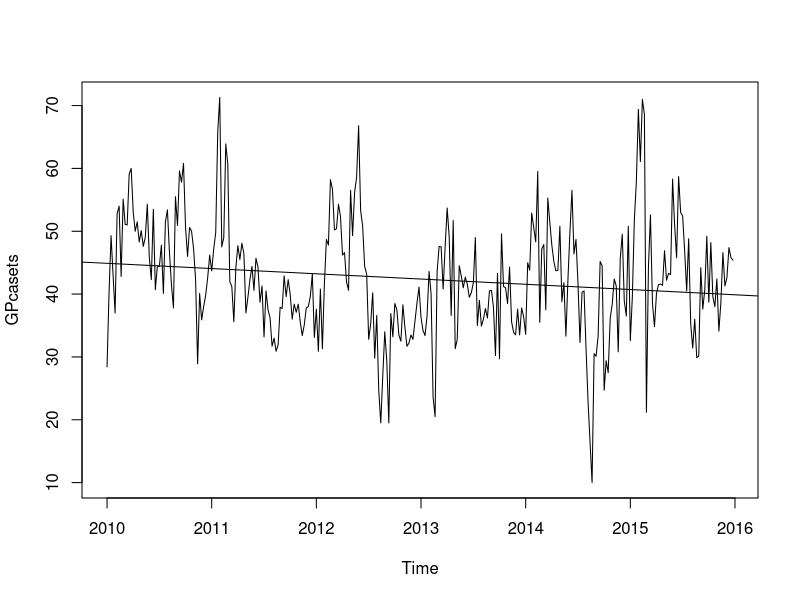
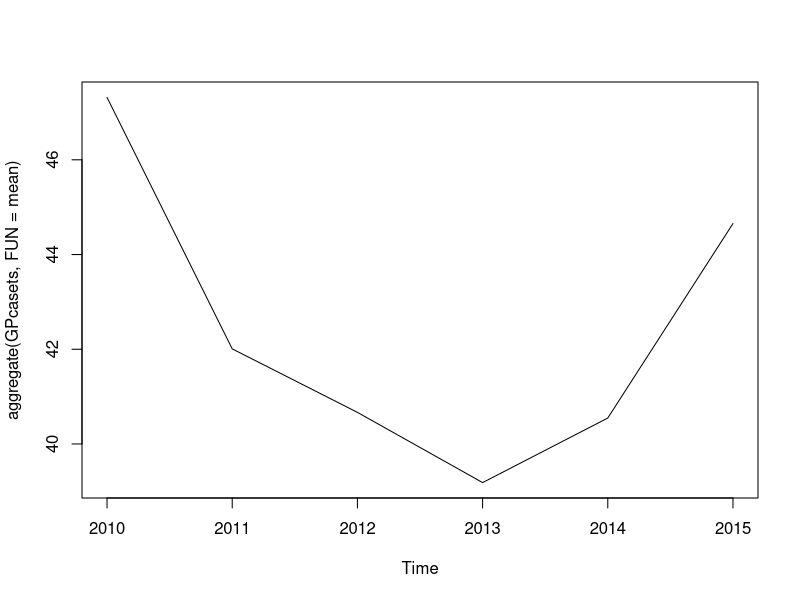
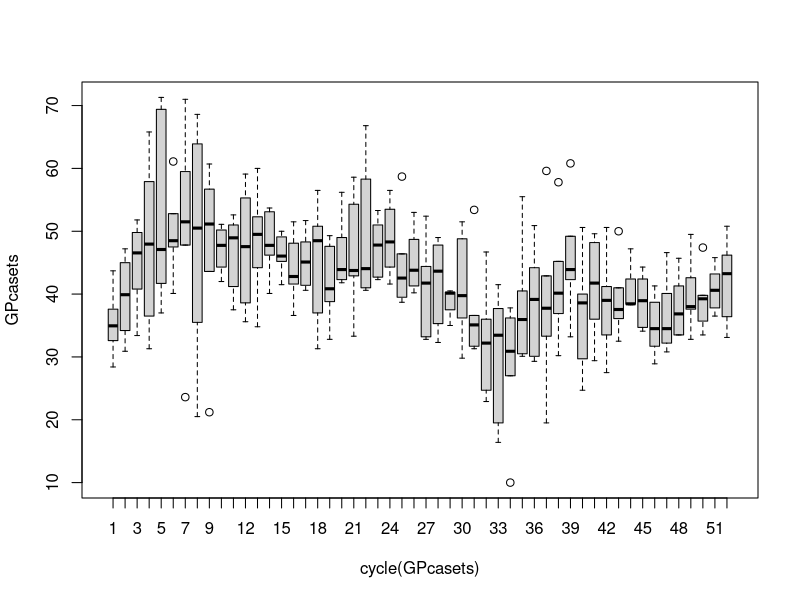
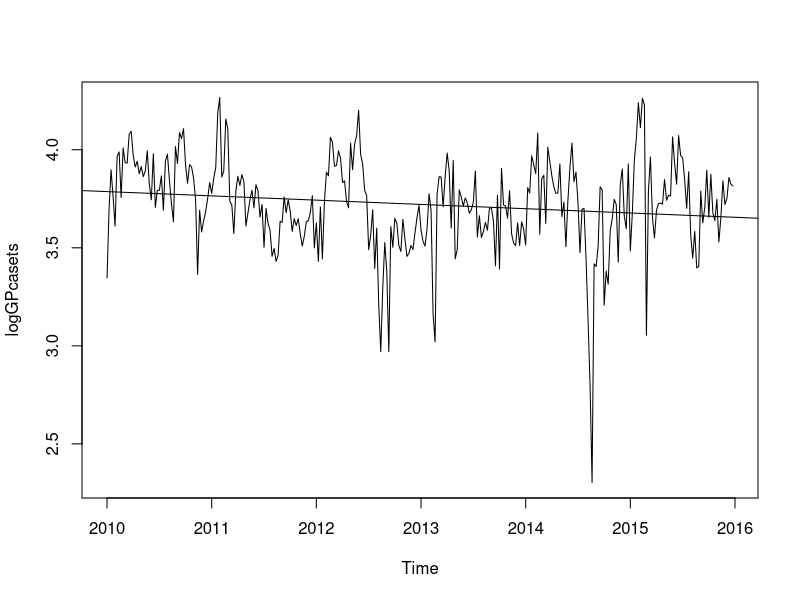
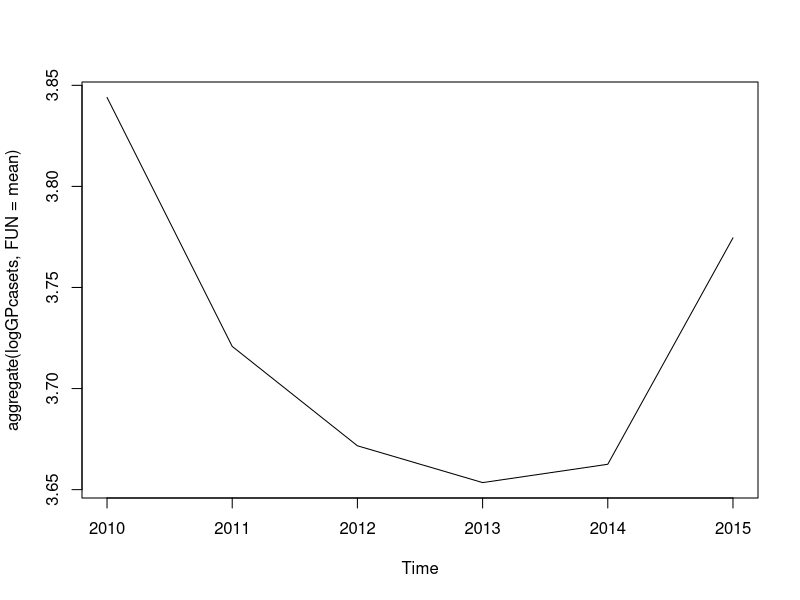
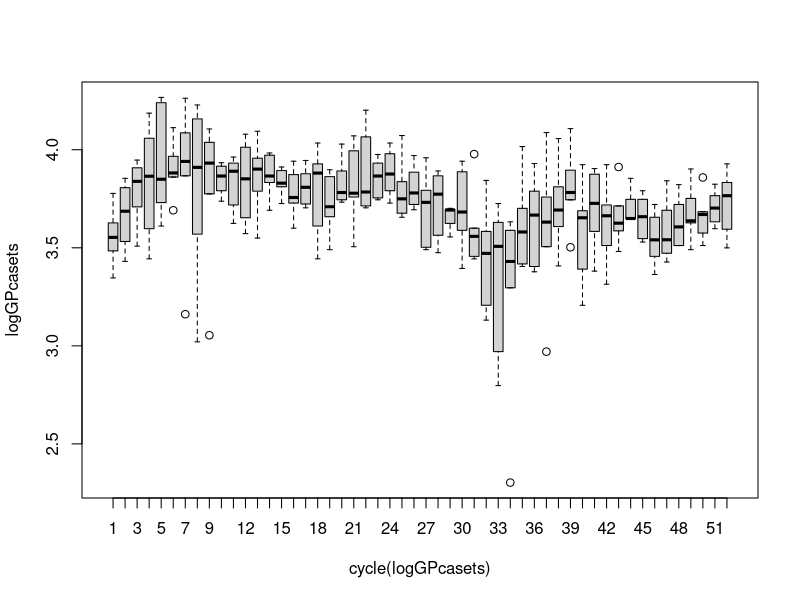
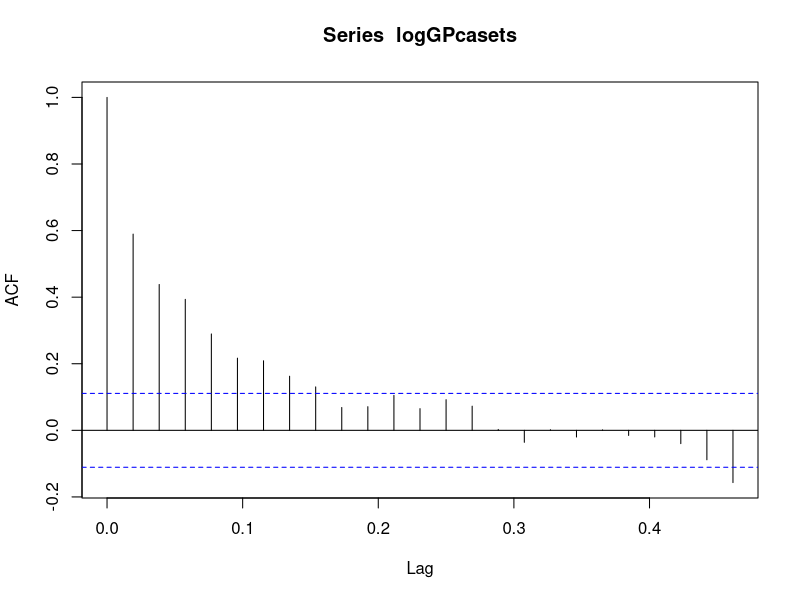
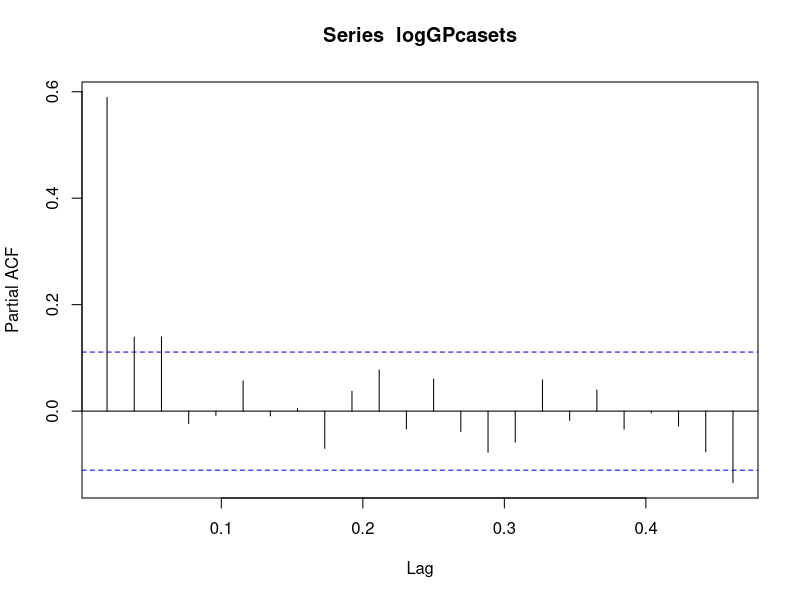

The R source for these figures, in order: (Note: this script raises an error after producing the figures.)
library(tseries)
library(forecast)

#import data
setwd("C:/Users/Koohoko/Desktop/roaming/work/本科毕业设计/Time-series-analysis")
data <- read.csv('medata.csv',row.names = 'X')
GPcase <- read.table('case.txt')[,3]
str(data)

#the daily environmental data were converted into weekly resolution by
#taking the average
week_average <- function(a){
      result <- 0
      for (i in 1:325){
            aver <- mean(a[(7*i-5):(i*7+1)])
            result <- c(result, aver)
      }
      result <- result[-1]
      return(result)
}

pressure <- week_average(data[,2])
temperature <- week_average(data[,4])
dew_point <- week_average(data[,6])
humidity <- week_average(data[,7])
sunshine <- week_average(data[,10])
data[,9][data[,9] == 'Trace'] <- 0
data[,9] <- as.numeric(as.character(data[,9]))
rainfall <- week_average(data[,9])
length(rainfall)

#making time series objects
GPcasets <- ts(GPcase[-313:-325],frequency = 52,start = 2010)
summary(GPcasets)
plot(GPcasets)
abline(reg=lm(GPcasets~time(GPcasets)))
cycle(GPcasets)
plot(aggregate(GPcasets,FUN=mean))
boxplot(GPcasets~cycle(GPcasets))
adf.test(GPcasets, alternative="stationary", k=0)

#we need to remove unequal variances. We do this using log of the series
logGPcasets <- ts(log(GPcase[-313:-325]),frequency = 52,start = 2010)
summary(logGPcasets)
plot(logGPcasets)
abline(reg=lm(logGPcasets~time(logGPcasets)))
cycle(logGPcasets)
plot(aggregate(logGPcasets,FUN=mean))
boxplot(logGPcasets~cycle(logGPcasets))
adf.test(logGPcasets, alternative="stationary", k=0) #the result shows that the case series is already stationary
acf(logGPcasets)
pacf(logGPcasets)
auto.arima(logGPcasets)
fit <- arima(logGPcasets, c(1, 1, 1))
summary(fit)
tsdiag(fit)
#fit <- arima(logGPcasets, c(1, 1, 1), seasonal = list(order = c(1, 1, 1), period = 52))
forecast <- forecast.Arima(fit,h=13,level=c(99.5))
forecast
plot.forecast(forecast)

# pred <- predict(fit, n.ahead = 13)
# ts.plot(GPcasets,exp(pred$pred), log = "y", lty = c(1,3))
# plot.ts(ts(GPcase,frequency = 52,start = 2010))#real cases
